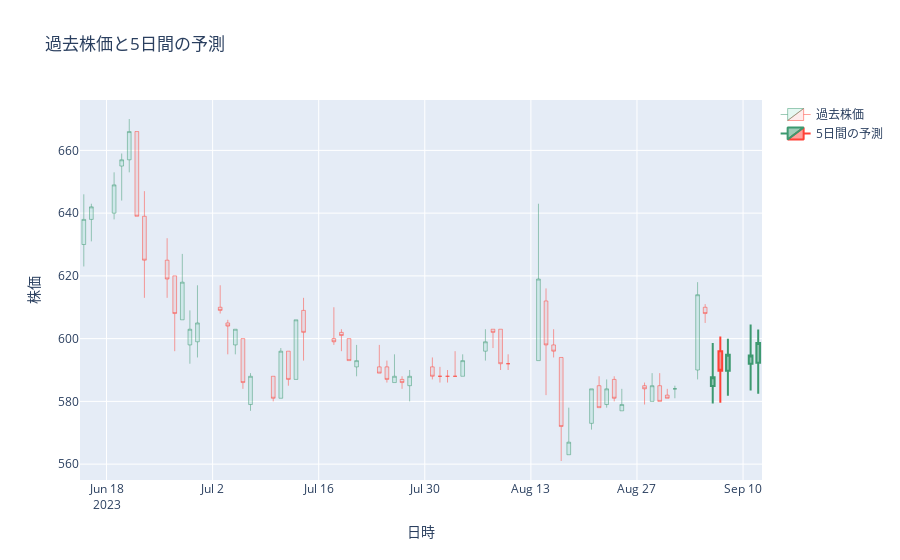

Notebook code cell kept with this figure:
### Markdown cell above
### ローソク足による過去株価と5日間の予測

### Code cell
## 過去のローソク足と5日間の予測ローソク足
fig = go.Figure()

df_train = df.loc[850:,:]
df_train = df_train.set_index(pd.to_datetime(df_train['日時']))
# df_trainのローソク足チャートを追加
fig.add_trace(go.Candlestick(x=df_train.index,
                open=df_train['調整後始値'],
                high=df_train['調整後高値'],
                low=df_train['調整後安値'],
                close=df_train['調整後終値'], name='過去株価',
                increasing=dict(line=dict(width=0.5),fillcolor='rgba(16, 185, 129, 0.1)'),
                decreasing=dict(line=dict(width=0.5),fillcolor='rgba(239, 68, 68, 0.1)')))

# predicted_stock_price_dfのローソク足チャートを追加
fig.add_trace(go.Candlestick(x=predicted_stock_price_df.index,
                open=predicted_stock_price_df['始値'],
                high=predicted_stock_price_df['高値'],
                low=predicted_stock_price_df['安値'],
                close=predicted_stock_price_df['終値'], name='5日間の予測'))


fig.update_layout(xaxis_rangeslider_visible=False, title='過去株価と5日間の予測')
fig.update_xaxes(title_text='日時')
fig.update_yaxes(title_text='株価')

fig.show()

### Figure 1 — Plotly figure (JSON) as saved in the notebook; plotly's stock layout.template omitted (floating-point values rounded to 4 significant figures)
{"data": [{"close": [638, 642, 649, 657, 666, 639, 625, 619, 608, 618, 603, 605, 609, 604, 603, 586, 588, 581, 596, 587, 606, 602, 599, 601, 593, 593, 589, 587, 588, 586, 588, 588, 588, 588, 588, 593, 599, 602, 592, 592, 619, 598, 596, 572, 567, 584, 578, 584, 581, 579, 584, 585, 580, 581, 584, 614, 608], "decreasing": {"fillcolor": "rgba(239, 68, 68, 0.1)", "line": {"width": 0.5}}, "high": [646, 643, 653, 659, 670, 666, 647, 632, 620, 627, 609, 617, 617, 606, 603, 600, 589, 588, 597, 596, 606, 613, 610, 603, 600, 598, 598, 593, 595, 588, 590, 594, 591, 590, 596, 595, 603, 603, 603, 595, 643, 616, 603, 594, 578, 584, 588, 587, 588, 584, 586, 589, 589, 584, 585, 618, 611], "increasing": {"fillcolor": "rgba(16, 185, 129, 0.1)", "line": {"width": 0.5}}, "low": [623, 631, 638, 644, 653, 639, 613, 613, 596, 606, 592, 594, 608, 595, 595, 584, 577, 580, 581, 585, 587, 593, 598, 596, 593, 588, 589, 586, 586, 584, 580, 587, 586, 586, 588, 588, 593, 597, 590, 590, 593, 582, 594, 561, 563, 571, 578, 578, 580, 577, 579, 580, 580, 581, 581, 587, 605], "name": "過去株価", "open": [630, 638, 640, 655, 657, 666, 639, 625, 620, 606, 598, 599, 610, 605, 598, 600, 579, 588, 581, 596, 587, 609, 600, 602, 600, 591, 591, 591, 586, 587, 585, 591, 588, 588, 588, 588, 596, 603, 603, 592, 593, 612, 598, 594, 563, 573, 585, 579, 587, 577, 585, 580, 585, 582, 584, 590, 610], "type": "candlestick", "x": ["2023-06-15T00:00:00", "2023-06-16T00:00:00", "2023-06-19T00:00:00", "2023-06-20T00:00:00", "2023-06-21T00:00:00", "2023-06-22T00:00:00", "2023-06-23T00:00:00", "2023-06-26T00:00:00", "2023-06-27T00:00:00", "2023-06-28T00:00:00", "2023-06-29T00:00:00", "2023-06-30T00:00:00", "2023-07-03T00:00:00", "2023-07-04T00:00:00", "2023-07-05T00:00:00", "2023-07-06T00:00:00", "2023-07-07T00:00:00", "2023-07-10T00:00:00", "2023-07-11T00:00:00", "2023-07-12T00:00:00", "2023-07-13T00:00:00", "2023-07-14T00:00:00", "2023-07-18T00:00:00", "2023-07-19T00:00:00", "2023-07-20T00:00:00", "2023-07-21T00:00:00", "2023-07-24T00:00:00", "2023-07-25T00:00:00", "2023-07-26T00:00:00", "2023-07-27T00:00:00", "2023-07-28T00:00:00", "2023-07-31T00:00:00", "2023-08-01T00:00:00", "2023-08-02T00:00:00", "2023-08-03T00:00:00", "2023-08-04T00:00:00", "2023-08-07T00:00:00", "2023-08-08T00:00:00", "2023-08-09T00:00:00", "2023-08-10T00:00:00", "2023-08-14T00:00:00", "2023-08-15T00:00:00", "2023-08-16T00:00:00", "2023-08-17T00:00:00", "2023-08-18T00:00:00", "2023-08-21T00:00:00", "2023-08-22T00:00:00", "2023-08-23T00:00:00", "2023-08-24T00:00:00", "2023-08-25T00:00:00", "2023-08-28T00:00:00", "2023-08-29T00:00:00", "2023-08-30T00:00:00", "2023-08-31T00:00:00", "2023-09-01T00:00:00", "2023-09-04T00:00:00", "2023-09-05T00:00:00"]}, {"close": [587.7, 589.8, 594.9, 594.6, 598.6], "high": [598.6, 600.7, 600, 604.5, 602.9], "low": [579.3, 579.6, 581.8, 583.5, 582.4], "name": "5日間の予測", "open": [584.9, 596, 589.8, 592, 592.3], "type": "candlestick", "x": ["2023-09-06T00:00:00", "2023-09-07T00:00:00", "2023-09-08T00:00:00", "2023-09-11T00:00:00", "2023-09-12T00:00:00"]}], "layout": {"title": {"text": "過去株価と5日間の予測"}, "xaxis": {"rangeslider": {"visible": false}, "title": {"text": "日時"}}, "yaxis": {"title": {"text": "株価"}}}}
